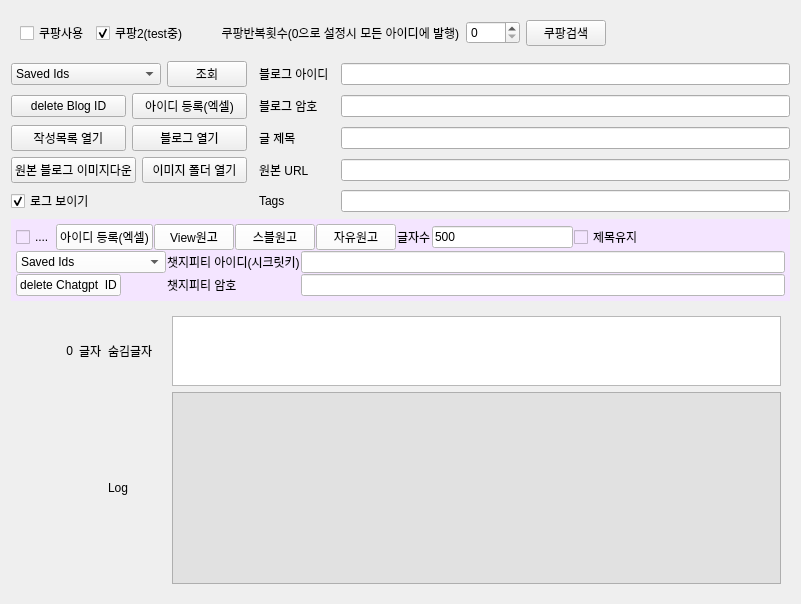
  <widget class="QWidget" name="widget_5" native="true">
   <property name="geometry">
    <rect>
     <x>10</x>
     <y>190</y>
     <width>801</width>
     <height>551</height>
    </rect>
   </property>
   <property name="sizePolicy">
    <sizepolicy hsizetype="Fixed" vsizetype="Fixed">
     <horstretch>0</horstretch>
     <verstretch>0</verstretch>
    </sizepolicy>
   </property>
   <property name="minimumSize">
    <size>
     <width>551</width>
     <height>0</height>
    </size>
   </property>
   <property name="maximumSize">
    <size>
     <width>831</width>
     <height>551</height>
    </size>
   </property>
   <layout class="QGridLayout" name="gridLayout">
    <item row="1" column="1">
     <widget class="QPushButton" name="searchlank">
      <property name="text">
       <string>조회</string>
      </property>
     </widget>
    </item>
    <item row="4" column="3">
     <widget class="QLabel" name="label_4">
      <property name="text">
       <string>원본 URL</string>
      </property>
     </widget>
    </item>
    <item row="3" column="5">
     <widget class="QLineEdit" name="btitle"/>
    </item>
    <item row="5" column="5">
     <widget class="QLineEdit" name="tags"/>
    </item>
    <item row="0" column="0" colspan="6">
     <widget class="QWidget" name="advWidget" native="true">
      <layout class="QHBoxLayout" name="horizontalLayout_5">
       <item>
        <widget class="QCheckBox" name="usecoup">
         <property name="text">
          <string>쿠팡사용</string>
         </property>
        </widget>
       </item>
       <item>
        <widget class="QCheckBox" name="usecoup2">
         <property name="text">
          <string>쿠팡2(test중)</string>
         </property>
         <property name="checked">
          <bool>true</bool>
         </property>
        </widget>
       </item>
       <item>
        <widget class="QLabel" name="label_27">
         <property name="text">
          <string>        쿠팡반복횟수(0으로 설정시 모든 아이디에 발행)</string>
         </property>
        </widget>
       </item>
       <item>
        <widget class="QSpinBox" name="couprptcnt">
         <property name="maximum">
          <number>9999</number>
         </property>
        </widget>
       </item>
       <item>
        <widget class="QPushButton" name="showCoup">
         <property name="text">
          <string>쿠팡검색</string>
         </property>
        </widget>
       </item>
       <item>
        <spacer name="horizontalSpacer_9">
         <property name="orientation">
          <enum>Qt::Horizontal</enum>
         </property>
         <property name="sizeHint" stdset="0">
          <size>
           <width>40</width>
           <height>20</height>
          </size>
         </property>
        </spacer>
       </item>
      </layout>
     </widget>
    </item>
    <item row="2" column="5">
     <widget class="QLineEdit" name="bpwd"/>
    </item>
    <item row="8" column="0" colspan="6">
     <widget class="QWidget" name="gridWidget" native="true">
      <layout class="QGridLayout" name="gridLayout_6">
       <item row="0" column="5">
        <widget class="QTextEdit" name="htext">
         <property name="sizePolicy">
          <sizepolicy hsizetype="Expanding" vsizetype="Maximum">
           <horstretch>0</horstretch>
           <verstretch>0</verstretch>
          </sizepolicy>
         </property>
        </widget>
       </item>
       <item row="0" column="0">
        <widget class="QLabel" name="label_19">
         <property name="text">
          <string/>
         </property>
        </widget>
       </item>
       <item row="1" column="3">
        <widget class="QLabel" name="loglabel">
         <property name="sizePolicy">
          <sizepolicy hsizetype="Minimum" vsizetype="Preferred">
           <horstretch>0</horstretch>
           <verstretch>0</verstretch>
          </sizepolicy>
         </property>
         <property name="text">
          <string>Log</string>
         </property>
        </widget>
       </item>
       <item row="0" column="2">
        <widget class="QLabel" name="label_13">
         <property name="text">
          <string>글자</string>
         </property>
        </widget>
       </item>
       <item row="1" column="5">
        <widget class="QTextBrowser" name="textBrowser">
         <property name="sizePolicy">
          <sizepolicy hsizetype="Expanding" vsizetype="Minimum">
           <horstretch>0</horstretch>
           <verstretch>0</verstretch>
          </sizepolicy>
         </property>
         <property name="styleSheet">
          <string notr="true">background-color: rgb(225, 225, 225);</string>
         </property>
        </widget>
       </item>
       <item row="0" column="3">
        <widget class="QLabel" name="label_6">
         <property name="sizePolicy">
          <sizepolicy hsizetype="Minimum" vsizetype="Preferred">
           <horstretch>0</horstretch>
           <verstretch>0</verstretch>
          </sizepolicy>
         </property>
         <property name="text">
          <string>숨김글자</string>
         </property>
        </widget>
       </item>
       <item row="0" column="1">
        <widget class="QLabel" name="textCount">
         <property name="text">
          <string>          0</string>
         </property>
         <property name="alignment">
          <set>Qt::AlignCenter</set>
         </property>
        </widget>
       </item>
       <item row="0" column="4">
        <widget class="QLabel" name="label_20">
         <property name="text">
          <string/>
         </property>
        </widget>
       </item>
      </layout>
     </widget>
    </item>
    <item row="1" column="3">
     <widget class="QLabel" name="label">
      <property name="text">
       <string>블로그 아이디</string>
      </property>
     </widget>
    </item>
    <item row="1" column="5">
     <widget class="QLineEdit" name="bid"/>
    </item>
    <item row="5" column="0">
     <widget class="QCheckBox" name="showlog">
      <property name="text">
       <string>로그 보이기</string>
      </property>
      <property name="checked">
       <bool>true</bool>
      </property>
     </widget>
    </item>
    <item row="3" column="0" colspan="2">
     <layout class="QHBoxLayout" name="horizontalLayout_4">
      <item>
       <widget class="QPushButton" name="openfolder">
        <property name="text">
         <string>작성목록 열기</string>
        </property>
       </widget>
      </item>
      <item>
       <widget class="QPushButton" name="openblog">
        <property name="text">
         <string>블로그 열기</string>
        </property>
       </widget>
      </item>
     </layout>
    </item>
    <item row="4" column="5">
     <widget class="QLineEdit" name="url"/>
    </item>
    <item row="5" column="3">
     <widget class="QLabel" name="label_5">
      <property name="text">
       <string>Tags</string>
      </property>
     </widget>
    </item>
    <item row="1" column="0">
     <widget class="QComboBox" name="bidlist">
      <property name="sizePolicy">
       <sizepolicy hsizetype="Fixed" vsizetype="Fixed">
        <horstretch>0</horstretch>
        <verstretch>0</verstretch>
       </sizepolicy>
      </property>
      <property name="minimumSize">
       <size>
        <width>150</width>
        <height>0</height>
       </size>
      </property>
      <item>
       <property name="text">
        <string>Saved Ids</string>
       </property>
      </item>
     </widget>
    </item>
    <item row="2" column="0" colspan="2">
     <layout class="QHBoxLayout" name="horizontalLayout_9">
      <item>
       <widget class="QPushButton" name="deleteid">
        <property name="text">
         <string>delete Blog ID</string>
        </property>
       </widget>
      </item>
      <item>
       <widget class="QPushButton" name="excelid1">
        <property name="text">
         <string>아이디 등록(엑셀)</string>
        </property>
       </widget>
      </item>
     </layout>
    </item>
    <item row="3" column="3">
     <widget class="QLabel" name="label_3">
      <property name="text">
       <string>글 제목</string>
      </property>
     </widget>
    </item>
    <item row="2" column="3">
     <widget class="QLabel" name="label_2">
      <property name="text">
       <string>블로그 암호</string>
      </property>
     </widget>
    </item>
    <item row="6" column="0" colspan="6">
     <widget class="QWidget" name="chatGptWidget" native="true">
      <property name="sizePolicy">
       <sizepolicy hsizetype="Preferred" vsizetype="Preferred">
        <horstretch>0</horstretch>
        <verstretch>0</verstretch>
       </sizepolicy>
      </property>
      <property name="styleSheet">
       <string notr="true">background-color: rgb(244, 229, 255);</string>
      </property>
      <layout class="QGridLayout" name="gridLayout_3">
       <property name="leftMargin">
        <number>5</number>
       </property>
       <property name="topMargin">
        <number>5</number>
       </property>
       <property name="rightMargin">
        <number>5</number>
       </property>
       <property name="bottomMargin">
        <number>5</number>
       </property>
       <property name="spacing">
        <number>1</number>
       </property>
       <item row="2" column="1">
        <widget class="QLabel" name="label_15">
         <property name="sizePolicy">
          <sizepolicy hsizetype="Maximum" vsizetype="Preferred">
           <horstretch>0</horstretch>
           <verstretch>0</verstretch>
          </sizepolicy>
         </property>
         <property name="text">
          <string>챗지피티 아이디(시크릿키)</string>
         </property>
        </widget>
       </item>
       <item row="1" column="0" colspan="3">
        <layout class="QHBoxLayout" name="horizontalLayout_8">
         <item>
          <widget class="QCheckBox" name="checkBox">
           <property name="text">
            <string>....</string>
           </property>
          </widget>
         </item>
         <item>
          <widget class="QPushButton" name="excelid2">
           <property name="styleSheet">
            <string notr="true">background-color: rgb(255, 255, 255);</string>
           </property>
           <property name="text">
            <string>아이디 등록(엑셀)</string>
           </property>
          </widget>
         </item>
         <item>
          <widget class="QPushButton" name="gptwrite">
           <property name="styleSheet">
            <string notr="true">background-color: rgb(255, 255, 255);</string>
           </property>
           <property name="text">
            <string>View원고</string>
           </property>
          </widget>
         </item>
         <item>
          <widget class="QPushButton" name="sbwrite">
           <property name="styleSheet">
            <string notr="true">background-color: rgb(255, 255, 255);</string>
           </property>
           <property name="text">
            <string>스블원고</string>
           </property>
          </widget>
         </item>
         <item>
          <widget class="QPushButton" name="freewrite">
           <property name="styleSheet">
            <string notr="true">background-color: rgb(255, 255, 255);</string>
           </property>
           <property name="text">
            <string>자유원고</string>
           </property>
          </widget>
         </item>
         <item>
          <widget class="QLabel" name="label_17">
           <property name="text">
            <string>글자수</string>
           </property>
          </widget>
         </item>
         <item>
          <widget class="QLineEdit" name="glen">
           <property name="styleSheet">
            <string notr="true">background-color: rgb(255, 255, 255);</string>
           </property>
           <property name="text">
            <string>500</string>
           </property>
          </widget>
         </item>
         <item>
          <widget class="QCheckBox" name="remainTitle">
           <property name="text">
            <string>제목유지</string>
           </property>
          </widget>
         </item>
         <item>
          <spacer name="horizontalSpacer_2">
           <property name="orientation">
            <enum>Qt::Horizontal</enum>
           </property>
           <property name="sizeHint" stdset="0">
            <size>
             <width>40</width>
             <height>20</height>
            </size>
           </property>
          </spacer>
         </item>
        </layout>
       </item>
       <item row="2" column="0">
        <widget class="QComboBox" name="gidlist">
         <property name="sizePolicy">
          <sizepolicy hsizetype="Maximum" vsizetype="Fixed">
           <horstretch>0</horstretch>
           <verstretch>0</verstretch>
          </sizepolicy>
         </property>
         <property name="minimumSize">
          <size>
           <width>150</width>
           <height>0</height>
          </size>
         </property>
         <property name="styleSheet">
          <string notr="true">background-color: rgb(255, 255, 255);</string>
         </property>
         <item>
          <property name="text">
           <string>Saved Ids</string>
          </property>
         </item>
        </widget>
       </item>
       <item row="3" column="1">
        <widget class="QLabel" name="label_16">
         <property name="text">
          <string>챗지피티 암호</string>
         </property>
        </widget>
       </item>
       <item row="2" column="2">
        <widget class="QLineEdit" name="gid">
         <property name="sizePolicy">
          <sizepolicy hsizetype="Minimum" vsizetype="Fixed">
           <horstretch>0</horstretch>
           <verstretch>0</verstretch>
          </sizepolicy>
         </property>
         <property name="styleSheet">
          <string notr="true">background-color: rgb(255, 255, 255);</string>
         </property>
        </widget>
       </item>
       <item row="3" column="2">
        <widget class="QLineEdit" name="gpwd">
         <property name="styleSheet">
          <string notr="true">background-color: rgb(255, 255, 255);</string>
         </property>
        </widget>
       </item>
       <item row="3" column="0">
        <widget class="QPushButton" name="deletegid">
         <property name="sizePolicy">
          <sizepolicy hsizetype="Maximum" vsizetype="Fixed">
           <horstretch>0</horstretch>
           <verstretch>0</verstretch>
          </sizepolicy>
         </property>
         <property name="styleSheet">
          <string notr="true">background-color: rgb(255, 255, 255);</string>
         </property>
         <property name="text">
          <string>delete Chatgpt  ID</string>
         </property>
        </widget>
       </item>
      </layout>
     </widget>
    </item>
    <item row="4" column="0" colspan="2">
     <layout class="QHBoxLayout" name="horizontalLayout_12">
      <item>
       <widget class="QPushButton" name="downimages">
        <property name="text">
         <string>원본 블로그 이미지다운</string>
        </property>
       </widget>
      </item>
      <item>
       <widget class="QPushButton" name="openimgfolder">
        <property name="text">
         <string>이미지 폴더 열기</string>
        </property>
       </widget>
      </item>
     </layout>
    </item>
   </layout>
  </widget>
